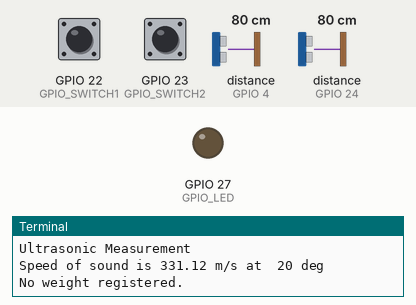
Recording of a program running on a simulated Raspberry Pi (BCM pin numbers). Shown: output pins drawn as LEDs (lit = HIGH), the last lines printed to the terminal. The test bench sets the inputs (shaded band); at power-on: distance to the obstacle (sensors on GPIO 4, GPIO 24) 80 cm, GPIO 22 (GPIO_SWITCH1) LOW, GPIO 23 (GPIO_SWITCH2) LOW. The echo pulse lasts 58.3 µs per cm; web requests get an empty 200 reply after 0.4 s; the clock reads 2024-03-15 10:24:30 at power-on unless the program sets it; pins used as bus, display or sensor lines are not drawn.

Above: at 1.2 s.
1.3 s: distance to the obstacle (sensor on GPIO 4) set to 2 cm
At 2.5 s:
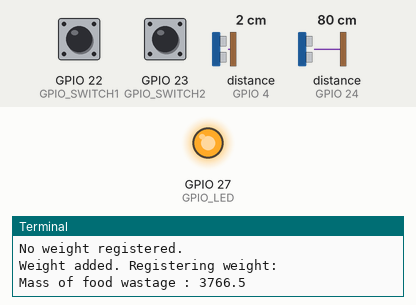
3.5 s: distance to the obstacle (sensor on GPIO 24) set to 12 cm
5.6 s: distance to the obstacle (sensor on GPIO 24) set to 9 cm
Timing chart, 0 to 8.6 s (numbered marks = the images above; inputs shaded):
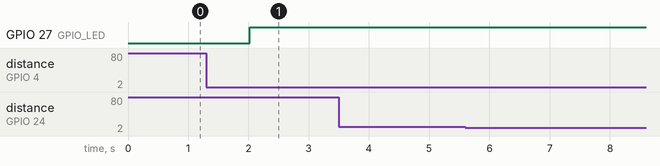

The program:

simulation.py
```python
#!/usr/bin/python
#+-+-+-+-+-+-+-+-+-+-+-+-+-+-+-+-+-+-+-+-+-+
#|R|a|s|p|b|e|r|r|y|P|i|-|S|p|y|.|c|o|.|u|k|
#+-+-+-+-+-+-+-+-+-+-+-+-+-+-+-+-+-+-+-+-+-+
#
# ultrasonic_1.py
# Measure distance using an ultrasonic module
#
# Ultrasonic related posts:
# http://www.raspberrypi-spy.co.uk/tag/ultrasonic/
#
# Author : Matt Hawkins
# Date   : 16/10/2016
# -----------------------

# Import required Python libraries
from __future__ import print_function
import time
import RPi.GPIO as GPIO
import httplib
import json

# Use BCM GPIO references
# instead of physical pin numbers
GPIO.setmode(GPIO.BCM)

# Define GPIO to use on Pi
GPIO_TRIGGER = 17
GPIO_ECHO    = 4
GPIO_LED     = 27
GPIO_SWITCH1     = 22
GPIO_SWITCH2     = 23
GPIO_TRIGGER2 = 25
GPIO_ECHO2    = 24

# Speed of sound in cm/s at temperature
temperature = 20
speedSound = 33100 + (0.6*temperature)

print("Ultrasonic Measurement")
print("Speed of sound is",speedSound/100,"m/s at ",temperature,"deg")

# Set pins as output and input
GPIO.setup(GPIO_TRIGGER,GPIO.OUT)  # Trigger
GPIO.setup(GPIO_ECHO,GPIO.IN)      # Echo
GPIO.setup(GPIO_TRIGGER2,GPIO.OUT)  # Trigger 2
GPIO.setup(GPIO_ECHO2,GPIO.IN)      # Echo 2
GPIO.setup(GPIO_LED,GPIO.OUT)      # LED
GPIO.setup(GPIO_SWITCH1,GPIO.IN)      # SWITCH1
GPIO.setup(GPIO_SWITCH2,GPIO.IN)      # SWITCH2

default_height = 0
state = 0
state2 = 0
distance11 = [100]*3
distance22 = [100]*3

addr = {
            "id": "mid.$cAAWhXKykWWRmBcLRAFf1H2H8weFi",
            "channelId": "facebook",
            "user": {
                "id": "1393559340772993",
                "name": "Crystal Chang"
            },
            "conversation": {
                "isGroup": False,
                "id": "1393559340772993-1584793678243837"
            },
            "bot": {
                "id": "1584793678243837",
                "name": "bot_appetit"
            },
            "serviceUrl": "https://facebook.botframework.com"
}

headers = { "Content-type": "application/json"}

try:
	conn = httplib.HTTPConnection('appetit.azurewebsites.net')

except:
	print('Cannot connect.')

while 1:
	scenario = (GPIO.input(GPIO_SWITCH1)+GPIO.input(GPIO_SWITCH2))+1

	# Set trigger to False (Low)
	GPIO.output(GPIO_TRIGGER, False)
	GPIO.output(GPIO_TRIGGER2, False)

	# Allow module to settle
	time.sleep(0.5)

	# Send 10us pulse to trigger
	GPIO.output(GPIO_TRIGGER, True)

	# Wait 10us
	time.sleep(0.00001)
	GPIO.output(GPIO_TRIGGER, False)

	start = time.time()

	while GPIO.input(GPIO_ECHO)==0:
		start = time.time()

	while GPIO.input(GPIO_ECHO)==1:
		stop = time.time()

	GPIO.output(GPIO_TRIGGER2, True)
	# Wait 10us
	time.sleep(0.00001)
	GPIO.output(GPIO_TRIGGER2, False)

	start2 = time.time()

	while GPIO.input(GPIO_ECHO2)==0:
		start2 = time.time()

	while GPIO.input(GPIO_ECHO2)==1:
		stop2 = time.time()

	# Calculate pulse length
	elapsed = stop-start
	elapsed2 = stop2-start2

	# Distance pulse travelled in that time is time
	# multiplied by the speed of sound (cm/s)
	distance = elapsed * speedSound
	distance2 = elapsed2 * speedSound

	# That was the distance there and back so halve the value
	distance = distance / 2
	distance2 = distance2 / 2

	avg1 = distance

	distance22.insert(0,distance2)
	distance22.pop()
	avg2 = (distance22[0]+distance22[1]+distance22[2])/3

	#~ print(GPIO.input(GPIO_SWITCH1),GPIO.input(GPIO_SWITCH2))
	#~ print(distance)
	#~ print(distance2)

	if(default_height==0):
		default_height=distance


	if((default_height-avg1 > 1) and state==0):
		print('Weight added. Registering weight:')
		print("Mass of food wastage : {0:5.1f}".format((default_height-avg1)*50))
		GPIO.output(GPIO_LED,1)

		packet=	{'id': 1, 'scenario': scenario, 'mealStatus': 'Returned', 'mass': float("{0:.2f}".format((default_height-avg1)*50)), 'address': addr}
		packet=json.dumps(packet)
		conn.request('PUT', '/belt', packet, headers=headers)
		response = conn.getresponse()
		response.read()

		time.sleep(3)
		state=1

	elif((default_height-avg1 > 2) and state==1):{}

	else:
		if(state2 == 1):
			print('Food awaiting collection!')
		else:
			print('No weight registered.')
			GPIO.output(GPIO_LED,0)
			state=0
		time.sleep(1)


	if(avg2<10 and state2 == 0):
		print('Food ready!')
		state2 = 1

		packet=	{'id': 2, 'scenario': scenario, 'mealStatus': 'Ready', 'mass': 500, 'address': addr}
		packet=json.dumps(packet)
		conn.request('PUT', '/belt', packet, headers=headers)
		response = conn.getresponse()
		response.read()

		time.sleep(3)

	elif(avg2>10 and state2 == 1):
		print('Food collected, enjoy your meal!')

		packet=	{'id': 2, 'scenario': scenario, 'mealStatus': 'Collected', 'mass': 500, 'address': addr}
		packet=json.dumps(packet)
		conn.request('PUT', '/belt', packet, headers=headers)
		response = conn.getresponse()
		response.read()

		state2 = 0
		time.sleep(3)

	# Reset GPIO settings


GPIO.cleanup()
```

Measured:
- after the input at 1.3 s, GPIO 27 (GPIO_LED): LOW → HIGH after 0.72 s
- after the input at 3.5 s, every drawn part: stays the same
